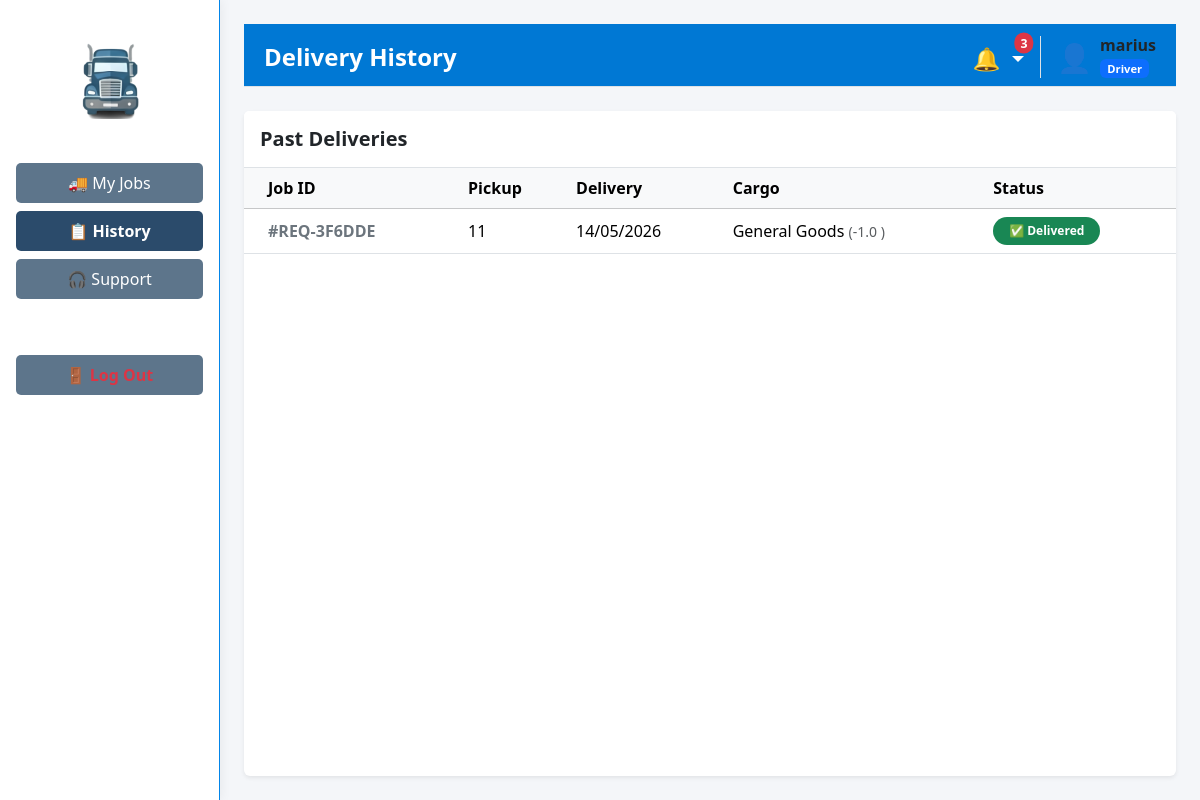
The page /driver/history (signed in) on the database its author committed.
### tables this page shows
CREATE TABLE "users" (
                    id INTEGER PRIMARY KEY AUTOINCREMENT,
                    username TEXT UNIQUE NOT NULL,
                    password_hash TEXT NOT NULL,
                    role TEXT NOT NULL,
                    first_name TEXT,
                    last_name TEXT,
                    email TEXT UNIQUE,
                    phone_number TEXT,
                    date_of_birth TEXT,
                    address TEXT,
                    profile_picture TEXT,
                    failed_attempts INTEGER DEFAULT 0,
                    lockout_until TEXT
                );

CREATE TABLE "transport_requests" (
                    id TEXT PRIMARY KEY,
                    client TEXT NOT NULL,
                    cargo_type TEXT NOT NULL,
                    description TEXT NOT NULL,
                    weight REAL NOT NULL,
                    volume REAL NOT NULL,
                    pickup TEXT NOT NULL,
                    delivery TEXT NOT NULL,
                    preferred_date TEXT NOT NULL,
                    status TEXT NOT NULL,
                    vehicle_id TEXT, 
                    driver_id TEXT, 
                    vehicle_type TEXT, 
                    estimated_price REAL,
                    price_offer REAL, 
                    current_lat REAL, 
                    current_lng REAL,
                    last_modified_by TEXT DEFAULT 'System',
                    last_modified_at DATETIME DEFAULT NULL,
                    saved_route TEXT
                , allocated_by TEXT DEFAULT 'System', offer_expires_at DATETIME DEFAULT NULL);

### app/routes/driver_routes.py (the view)
@driver_bp.route('/driver/history')
def history():
    if 'user_id' not in session or session.get('role') != 'Driver':
        return redirect(url_for('auth.login'))
    username = session.get('username')
    notifications, unread_count = get_header_data()
    jobs = driver_portal_logic.load_history_data(username)
    return render_template('driver/history.html', jobs=jobs, notifications=notifications, unread_count=unread_count)

### app/controllers/driver_portal_controller.py (called while the page is built)
    def load_history_data(self, username: str) -> list:
        real_driver_id = self.model.get_real_driver_id(username)
        if not real_driver_id:
            return []
        return self.model.get_jobs(real_driver_id, 'history')

### app/models/notification_model.py (called while the page is built)
    def get_unread_notifications(self, target1: str, target2: str = '') -> List[Dict[str, Any]]:
        try:
            with sqlite3.connect(DB_PATH) as conn:
                conn.row_factory = sqlite3.Row
                cursor = conn.execute(
                    "SELECT * FROM notifications WHERE target_role IN (?, ?, 'All') AND is_read = 0 ORDER BY timestamp DESC",
                    (str(target1).strip(), str(target2).strip())
                )
                return [dict(row) for row in cursor.fetchall()]
        except sqlite3.Error as e:
            logging.error(f"Error fetching notifications: {e}")
            return []

### app/routes/driver_routes.py (called while the page is built)
def get_header_data():
    username = str(session.get('username', '')).strip()
    role = str(session.get('role', 'Driver')).strip()
    try:
        notifications = notif_db.get_unread_notifications(username, role)
        unread_count = len(notifications)
    except Exception as e:
        logging.error(f"Error fetching notifications: {e}")
        notifications = []
        unread_count = 0
    return notifications, unread_count

### app/templates/driver/history.html (shortened to what this page needs)
{% extends "layouts/driver_layout.html" %}
{% block page_header %}Delivery History{% endblock %}
{% block content %}
<div class="card shadow-sm border-0">
    <div class="card-header bg-white border-bottom py-3">
        <h5 class="fw-bold mb-0 text-dark">Past Deliveries</h5>
    </div>
    <div class="card-body p-0">
        <div class="table-responsive">
            <table class="table table-hover mb-0 align-middle">
                <thead class="table-light">
                    <tr>
                        <th class="ps-4">Job ID</th>
                        <th>Pickup</th>
                        <th>Delivery</th>
                        <th>Cargo</th>
                        <th>Status</th>
                    </tr>
                </thead>
                <tbody>
                    {% if jobs %}
                        {% for job in jobs %}
                            {% if job.status == 'Delivered' %}
                            <tr>
                                <td class="ps-4 fw-bold text-secondary">#{{ job.id }}</td>
                                <td>{{ job.pickup }}</td>
                                <td>{{ job.delivery }}</td>
                                <td>{{ job.cargo_type }} <small class="text-muted">({{ job.weight }} {{ job.weight_unit }})</small></td>
                                <td><span class="badge bg-success px-3 py-2 rounded-pill">✅ Delivered</span></td>
                            </tr>
                            {% endif %}
                        {% endfor %}
                    {% else %}
                        <tr><td colspan="5" class="text-center py-5 text-muted">No completed deliveries yet.</td></tr>
                    {% endif %}
                </tbody>
            </table>
        </div>
    </div>
</div>
{% endblock %}

### app/templates/layouts/driver_layout.html (shortened to what this page needs)
<!DOCTYPE html>
<html lang="en">
<head>
    <link href="https://cdn.jsdelivr.net/npm/bootstrap@5.3.8/dist/css/bootstrap.min.css" rel="stylesheet">
    <link rel="stylesheet" href="https://cdnjs.cloudflare.com/ajax/libs/font-awesome/6.4.0/css/all.min.css">
    <link rel="stylesheet" href="{{ url_for('static', filename='css/style.css') }}">
</head>
<body class="bg-light">
<div class="dashboard-wrapper">
    <div class="sidebar" style="background-color: #ffffff; border-right: 1px solid #0285e9; box-shadow: 2px 0 10px rgba(0,0,0,0.05);">
        <div class="text-center mt-3 mb-4">
            <img src="{{ url_for('static', filename='img/truck.png') }}" alt="Logo" style="width: 100px;">
        </div>
        <a href="{{ url_for('driver.portal') }}" class="nav-btn {% if request.endpoint == 'driver.portal' %}active fw-bold{% endif %}">🚚 My Jobs</a>
        <a href="{{ url_for('driver.history') }}" class="nav-btn {% if request.endpoint == 'driver.history' %}active fw-bold{% endif %}">📋 History</a>
        <a href="{{ url_for('driver.support') }}" class="nav-btn {% if request.endpoint == 'driver.support' %}active fw-bold{% endif %}">🎧 Support</a>
        <a href="{{ url_for('auth.logout') }}" class="nav-btn mt-5 text-danger fw-bold">🚪 Log Out</a>
    </div>
    <div class="main-content p-4">
        <div class="top-navbar d-flex justify-content-between align-items-center mb-4 border-bottom pb-2">
            <div>
                <h2 class="h4 mb-0 fw-bold">{% block page_header %}Dashboard{% endblock %}</h2>
            </div>
            <div class="user-info d-flex align-items-center">
                <div class="dropdown d-inline-block mt-1 me-1">
                    <span class="dropdown-toggle text-decoration-none" id="notifDropdown" role="button" data-bs-toggle="dropdown" aria-expanded="false" style="cursor: pointer; position: relative; font-size: 1.4rem;">
                        🔔
                        {% if unread_count and unread_count > 0 %}
                        <span class="position-absolute top-0 start-100 translate-middle badge rounded-pill bg-danger" style="font-size: 0.55em; padding: 0.35em 0.5em;">
                            {{ unread_count }}
                        </span>
                        {% endif %}
                    </span>
                </div>
                <a href="{{ url_for('profile.view_profile') }}" class="text-decoration-none text-dark" style="transition: opacity 0.2s;" onmouseover="this.style.opacity='0.8'" onmouseout="this.style.opacity='1'">
                    <div class="user-profile border-start ps-3 ms-1 d-flex align-items-center" style="cursor: pointer;">
                        {% if session.get('profile_picture') and session.get('profile_picture') != '' %}
                            <img src="{{ url_for('static', filename='img/avatars/' + session.get('profile_picture')) }}"
                                 alt="Avatar"
                                 style="width: 38px; height: 38px; object-fit: cover; border-radius: 50%; border: 2px solid #007bff; margin-right: 10px; box-shadow: 0 2px 4px rgba(0,0,0,0.1);">
                        {% else %}
                            <span class="fs-3 me-2" style="line-height: 1;">👤</span>
                        {% endif %}
                        <div class="d-flex flex-column justify-content-center">
                            <span class="fw-bold" style="font-size: 1rem; line-height: 1.2;">
                                {{ session.get('username', 'Guest') }}
                            </span>
                            <span class="badge bg-primary mt-1" style="font-size: 0.70rem; align-self: flex-start;">
                                {{ session.get('role', 'User') }}
                            </span>
                        </div>
                    </div>
                </a>
            </div>
        </div>
        {% block content %}
        {% endblock %}
    </div>
</div>
</body>
</html>

### app/static/css/style.css (style rules this page uses)
body { margin: 0; padding: 0; font-family: 'Segoe UI', Tahoma, Geneva, Verdana, sans-serif; }
.dashboard-wrapper { display: flex; height: 100vh; width: 100vw; overflow: hidden; background-color: #f4f6f9; }
.sidebar { width: 220px; height: 100vh; background-color: #f8f9fa; border-right: 2px solid #dee2e6; display: flex; flex-direction: column; align-items: center; padding-top: 20px; overflow-y: auto; }
.sidebar img { width: 120px; margin-bottom: 20px; }
.nav-btn { width: 85%; background-color: #5d758b; color: white; border: none; padding: 8px; margin-bottom: 8px; border-radius: 5px; text-align: center; text-decoration: none; font-weight: 500; }
.nav-btn.active { background-color: #2b4b6b; font-weight: bold; }
.main-content { flex: 1; flex-grow: 1; height: 100vh; display: flex; flex-direction: column; overflow-y: auto; padding-bottom: 50px; }
.top-navbar { background-color: #0078d4; color: white; padding: 12px 20px; display: flex; justify-content: space-between; align-items: center; font-size: 1.4rem; }
.user-info { font-size: 0.95rem; display: flex; align-items: center; gap: 8px; }
.card { display: flex; flex-direction: column; height: 100%; }
.table-responsive { max-height: 500px; overflow-y: auto; }

### rows shown on the page
users: get "Driver"
transport_requests: id "REQ-3F6DDE", pickup "11", delivery "14/05/2026", cargo_type "General Goods", weight "-1.0"

### other values the page prints
{{ unread_count }} "3"
{{ session.get('username', 'Guest') }} "marius"
